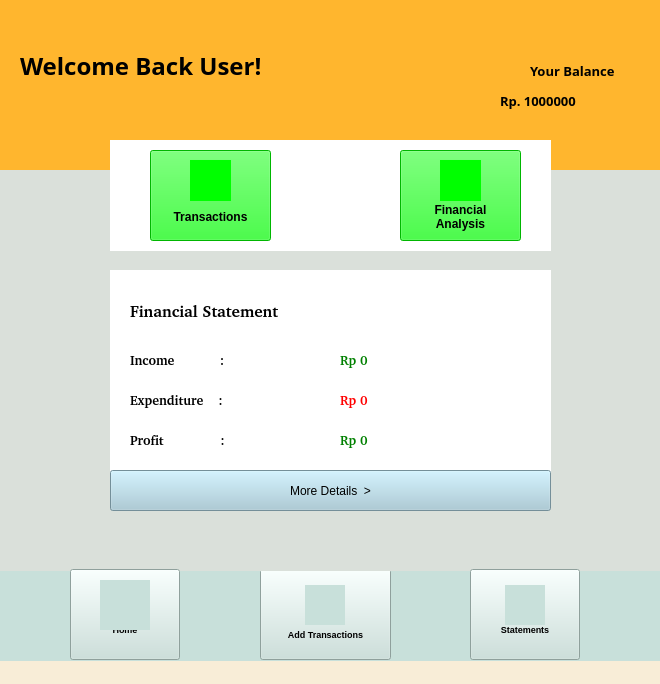
<?xml version="1.0" encoding="UTF-8"?>
<ui version="4.0">
 <class>SignUp</class>
 <widget class="QMainWindow" name="SignUp">
  <property name="geometry">
   <rect>
    <x>0</x>
    <y>0</y>
    <width>660</width>
    <height>684</height>
   </rect>
  </property>
  <property name="windowTitle">
   <string>Sign Up</string>
  </property>
  <property name="styleSheet">
   <string notr="true">background-color: rgb(248, 237, 215);</string>
  </property>
  <widget class="QWidget" name="centralwidget">
   <widget class="QLabel" name="welcomelabel">
    <property name="geometry">
     <rect>
      <x>20</x>
      <y>0</y>
      <width>331</width>
      <height>131</height>
     </rect>
    </property>
    <property name="font">
     <font>
      <family>Gagalin</family>
      <pointsize>18</pointsize>
      <weight>75</weight>
      <bold>true</bold>
     </font>
    </property>
    <property name="layoutDirection">
     <enum>Qt::LeftToRight</enum>
    </property>
    <property name="styleSheet">
     <string notr="true">background-color:rgb(255,182,46);</string>
    </property>
    <property name="text">
     <string>Welcome Back User!</string>
    </property>
   </widget>
   <widget class="QLabel" name="labelun">
    <property name="geometry">
     <rect>
      <x>130</x>
      <y>290</y>
      <width>251</width>
      <height>41</height>
     </rect>
    </property>
    <property name="font">
     <font>
      <family>Champagne &amp; Limousines</family>
      <pointsize>12</pointsize>
      <weight>75</weight>
      <bold>true</bold>
     </font>
    </property>
    <property name="styleSheet">
     <string notr="true">background-color:white;</string>
    </property>
    <property name="text">
     <string>Financial Statement</string>
    </property>
   </widget>
   <widget class="QPushButton" name="transactionButton">
    <property name="geometry">
     <rect>
      <x>150</x>
      <y>150</y>
      <width>121</width>
      <height>91</height>
     </rect>
    </property>
    <property name="font">
     <font>
      <weight>75</weight>
      <bold>true</bold>
     </font>
    </property>
    <property name="styleSheet">
     <string notr="true">background-color: rgb(0,255,0);
</string>
    </property>
    <property name="text">
     <string>


Transactions</string>
    </property>
   </widget>
   <widget class="QLabel" name="balancelabel">
    <property name="geometry">
     <rect>
      <x>530</x>
      <y>50</y>
      <width>121</width>
      <height>41</height>
     </rect>
    </property>
    <property name="font">
     <font>
      <family>Gagalin</family>
      <pointsize>10</pointsize>
      <weight>75</weight>
      <bold>true</bold>
     </font>
    </property>
    <property name="layoutDirection">
     <enum>Qt::LeftToRight</enum>
    </property>
    <property name="styleSheet">
     <string notr="true">background-color:rgb(255,182,46);</string>
    </property>
    <property name="text">
     <string>Your Balance</string>
    </property>
   </widget>
   <widget class="QLabel" name="balancemoney">
    <property name="geometry">
     <rect>
      <x>500</x>
      <y>80</y>
      <width>151</width>
      <height>41</height>
     </rect>
    </property>
    <property name="font">
     <font>
      <family>Gagalin</family>
      <pointsize>10</pointsize>
      <weight>75</weight>
      <bold>true</bold>
     </font>
    </property>
    <property name="layoutDirection">
     <enum>Qt::LeftToRight</enum>
    </property>
    <property name="styleSheet">
     <string notr="true">background-color:rgb(255,182,46);</string>
    </property>
    <property name="text">
     <string>Rp. 1000000</string>
    </property>
   </widget>
   <widget class="QLabel" name="labelun_2">
    <property name="geometry">
     <rect>
      <x>130</x>
      <y>350</y>
      <width>141</width>
      <height>21</height>
     </rect>
    </property>
    <property name="font">
     <font>
      <family>Champagne &amp; Limousines</family>
      <pointsize>10</pointsize>
      <weight>75</weight>
      <bold>true</bold>
     </font>
    </property>
    <property name="styleSheet">
     <string notr="true">background-color:white;</string>
    </property>
    <property name="text">
     <string>Income            :</string>
    </property>
   </widget>
   <widget class="QLabel" name="labelun_3">
    <property name="geometry">
     <rect>
      <x>130</x>
      <y>390</y>
      <width>141</width>
      <height>21</height>
     </rect>
    </property>
    <property name="font">
     <font>
      <family>Champagne &amp; Limousines</family>
      <pointsize>10</pointsize>
      <weight>75</weight>
      <bold>true</bold>
     </font>
    </property>
    <property name="styleSheet">
     <string notr="true">background-color:white;</string>
    </property>
    <property name="text">
     <string>Expenditure    :</string>
    </property>
   </widget>
   <widget class="QLabel" name="labelun_4">
    <property name="geometry">
     <rect>
      <x>130</x>
      <y>430</y>
      <width>151</width>
      <height>21</height>
     </rect>
    </property>
    <property name="font">
     <font>
      <family>Champagne &amp; Limousines</family>
      <pointsize>10</pointsize>
      <weight>75</weight>
      <bold>true</bold>
     </font>
    </property>
    <property name="styleSheet">
     <string notr="true">background-color:white;</string>
    </property>
    <property name="text">
     <string>Profit               :</string>
    </property>
   </widget>
   <widget class="QLabel" name="labelun_5">
    <property name="geometry">
     <rect>
      <x>340</x>
      <y>350</y>
      <width>141</width>
      <height>21</height>
     </rect>
    </property>
    <property name="font">
     <font>
      <family>Champagne &amp; Limousines</family>
      <pointsize>10</pointsize>
      <weight>75</weight>
      <bold>true</bold>
     </font>
    </property>
    <property name="styleSheet">
     <string notr="true">color : green;
background-color:white;</string>
    </property>
    <property name="text">
     <string>Rp 0</string>
    </property>
   </widget>
   <widget class="QLabel" name="labelun_6">
    <property name="geometry">
     <rect>
      <x>340</x>
      <y>430</y>
      <width>141</width>
      <height>21</height>
     </rect>
    </property>
    <property name="font">
     <font>
      <family>Champagne &amp; Limousines</family>
      <pointsize>10</pointsize>
      <weight>75</weight>
      <bold>true</bold>
     </font>
    </property>
    <property name="styleSheet">
     <string notr="true">color:green;
background-color:white;</string>
    </property>
    <property name="text">
     <string>Rp 0</string>
    </property>
   </widget>
   <widget class="QLabel" name="labelun_7">
    <property name="geometry">
     <rect>
      <x>340</x>
      <y>390</y>
      <width>141</width>
      <height>21</height>
     </rect>
    </property>
    <property name="font">
     <font>
      <family>Champagne &amp; Limousines</family>
      <pointsize>10</pointsize>
      <weight>75</weight>
      <bold>true</bold>
     </font>
    </property>
    <property name="styleSheet">
     <string notr="true">color : red;
background-color:white;</string>
    </property>
    <property name="text">
     <string>Rp 0</string>
    </property>
   </widget>
   <widget class="QLabel" name="graphlabel_2">
    <property name="geometry">
     <rect>
      <x>110</x>
      <y>270</y>
      <width>441</width>
      <height>231</height>
     </rect>
    </property>
    <property name="font">
     <font>
      <family>Gagalin</family>
      <pointsize>18</pointsize>
      <weight>75</weight>
      <bold>true</bold>
     </font>
    </property>
    <property name="layoutDirection">
     <enum>Qt::LeftToRight</enum>
    </property>
    <property name="styleSheet">
     <string notr="true">background-color:white;</string>
    </property>
    <property name="text">
     <string/>
    </property>
   </widget>
   <widget class="QLabel" name="graphlabel_3">
    <property name="geometry">
     <rect>
      <x>0</x>
      <y>0</y>
      <width>661</width>
      <height>181</height>
     </rect>
    </property>
    <property name="font">
     <font>
      <family>Gagalin</family>
      <pointsize>18</pointsize>
      <weight>75</weight>
      <bold>true</bold>
     </font>
    </property>
    <property name="layoutDirection">
     <enum>Qt::LeftToRight</enum>
    </property>
    <property name="styleSheet">
     <string notr="true">background-color:rgb(255,182,46);</string>
    </property>
    <property name="text">
     <string/>
    </property>
   </widget>
   <widget class="QLabel" name="graphlabel_4">
    <property name="geometry">
     <rect>
      <x>0</x>
      <y>170</y>
      <width>661</width>
      <height>401</height>
     </rect>
    </property>
    <property name="font">
     <font>
      <family>Gagalin</family>
      <pointsize>18</pointsize>
      <weight>75</weight>
      <bold>true</bold>
     </font>
    </property>
    <property name="layoutDirection">
     <enum>Qt::LeftToRight</enum>
    </property>
    <property name="styleSheet">
     <string notr="true">background-color:rgb(218,224,218);</string>
    </property>
    <property name="text">
     <string/>
    </property>
   </widget>
   <widget class="QLabel" name="graphlabel_5">
    <property name="geometry">
     <rect>
      <x>110</x>
      <y>140</y>
      <width>441</width>
      <height>111</height>
     </rect>
    </property>
    <property name="font">
     <font>
      <family>Gagalin</family>
      <pointsize>18</pointsize>
      <weight>75</weight>
      <bold>true</bold>
     </font>
    </property>
    <property name="layoutDirection">
     <enum>Qt::LeftToRight</enum>
    </property>
    <property name="styleSheet">
     <string notr="true">background-color:white;</string>
    </property>
    <property name="text">
     <string/>
    </property>
   </widget>
   <widget class="QPushButton" name="moreDetailsButton">
    <property name="geometry">
     <rect>
      <x>110</x>
      <y>470</y>
      <width>441</width>
      <height>41</height>
     </rect>
    </property>
    <property name="styleSheet">
     <string notr="true">background-color: rgb(163,200,214);
</string>
    </property>
    <property name="text">
     <string>More Details  &gt;</string>
    </property>
   </widget>
   <widget class="QLabel" name="labelun_8">
    <property name="geometry">
     <rect>
      <x>190</x>
      <y>160</y>
      <width>41</width>
      <height>41</height>
     </rect>
    </property>
    <property name="font">
     <font>
      <family>Champagne &amp; Limousines</family>
      <pointsize>12</pointsize>
      <weight>75</weight>
      <bold>true</bold>
     </font>
    </property>
    <property name="styleSheet">
     <string notr="true">background-color:rgb(0,255,0);
background-image : url(img/transactions.png)</string>
    </property>
    <property name="text">
     <string/>
    </property>
   </widget>
   <widget class="QPushButton" name="finAnalysisButton">
    <property name="geometry">
     <rect>
      <x>400</x>
      <y>150</y>
      <width>121</width>
      <height>91</height>
     </rect>
    </property>
    <property name="font">
     <font>
      <weight>75</weight>
      <bold>true</bold>
     </font>
    </property>
    <property name="styleSheet">
     <string notr="true">background-color: rgb(0,255,0);
</string>
    </property>
    <property name="text">
     <string>


Financial
Analysis</string>
    </property>
   </widget>
   <widget class="QLabel" name="labelun_9">
    <property name="geometry">
     <rect>
      <x>440</x>
      <y>160</y>
      <width>41</width>
      <height>41</height>
     </rect>
    </property>
    <property name="font">
     <font>
      <family>Champagne &amp; Limousines</family>
      <pointsize>12</pointsize>
      <weight>75</weight>
      <bold>true</bold>
     </font>
    </property>
    <property name="styleSheet">
     <string notr="true">background-color:rgb(0,255,0);
background-image : url(img/final.png)</string>
    </property>
    <property name="text">
     <string/>
    </property>
   </widget>
   <widget class="QLabel" name="graphlabel_6">
    <property name="geometry">
     <rect>
      <x>0</x>
      <y>570</y>
      <width>661</width>
      <height>91</height>
     </rect>
    </property>
    <property name="font">
     <font>
      <family>Gagalin</family>
      <pointsize>18</pointsize>
      <weight>75</weight>
      <bold>true</bold>
     </font>
    </property>
    <property name="layoutDirection">
     <enum>Qt::LeftToRight</enum>
    </property>
    <property name="styleSheet">
     <string notr="true">background-color:rgb(200,224,218);</string>
    </property>
    <property name="text">
     <string/>
    </property>
   </widget>
   <widget class="QLabel" name="labelun_10">
    <property name="geometry">
     <rect>
      <x>100</x>
      <y>580</y>
      <width>50</width>
      <height>50</height>
     </rect>
    </property>
    <property name="font">
     <font>
      <family>Champagne &amp; Limousines</family>
      <pointsize>12</pointsize>
      <weight>75</weight>
      <bold>true</bold>
     </font>
    </property>
    <property name="styleSheet">
     <string notr="true">background-color:rgb(200,224,218);
background-image : url(img/homefilled.png)
</string>
    </property>
    <property name="text">
     <string/>
    </property>
   </widget>
   <widget class="QLabel" name="labelun_12">
    <property name="geometry">
     <rect>
      <x>305</x>
      <y>585</y>
      <width>40</width>
      <height>40</height>
     </rect>
    </property>
    <property name="font">
     <font>
      <family>Champagne &amp; Limousines</family>
      <pointsize>12</pointsize>
      <weight>75</weight>
      <bold>true</bold>
     </font>
    </property>
    <property name="styleSheet">
     <string notr="true">background-color:rgb(200,224,218);
background-image : url(img/addnotfilled.png)
</string>
    </property>
    <property name="text">
     <string/>
    </property>
   </widget>
   <widget class="QPushButton" name="homeButton">
    <property name="geometry">
     <rect>
      <x>70</x>
      <y>569</y>
      <width>110</width>
      <height>91</height>
     </rect>
    </property>
    <property name="font">
     <font>
      <pointsize>7</pointsize>
      <weight>75</weight>
      <bold>true</bold>
     </font>
    </property>
    <property name="styleSheet">
     <string notr="true">background-color:rgb(200,224,218);</string>
    </property>
    <property name="text">
     <string>


Home</string>
    </property>
   </widget>
   <widget class="QPushButton" name="addTransactionButton">
    <property name="geometry">
     <rect>
      <x>260</x>
      <y>569</y>
      <width>131</width>
      <height>91</height>
     </rect>
    </property>
    <property name="font">
     <font>
      <pointsize>7</pointsize>
      <weight>75</weight>
      <bold>true</bold>
     </font>
    </property>
    <property name="styleSheet">
     <string notr="true">background-color:rgb(200,224,218);</string>
    </property>
    <property name="text">
     <string>



Add Transactions</string>
    </property>
   </widget>
   <widget class="QPushButton" name="statementsButton">
    <property name="geometry">
     <rect>
      <x>470</x>
      <y>569</y>
      <width>110</width>
      <height>91</height>
     </rect>
    </property>
    <property name="font">
     <font>
      <pointsize>7</pointsize>
      <weight>75</weight>
      <bold>true</bold>
     </font>
    </property>
    <property name="styleSheet">
     <string notr="true">background-color:rgb(200,224,218);</string>
    </property>
    <property name="text">
     <string>


Statements</string>
    </property>
   </widget>
   <widget class="QLabel" name="labelun_13">
    <property name="geometry">
     <rect>
      <x>505</x>
      <y>585</y>
      <width>40</width>
      <height>40</height>
     </rect>
    </property>
    <property name="font">
     <font>
      <family>Champagne &amp; Limousines</family>
      <pointsize>12</pointsize>
      <weight>75</weight>
      <bold>true</bold>
     </font>
    </property>
    <property name="styleSheet">
     <string notr="true">background-color:rgb(200,224,218);
background-image : url(img/notes.png)
</string>
    </property>
    <property name="text">
     <string/>
    </property>
   </widget>
   <zorder>graphlabel_6</zorder>
   <zorder>addTransactionButton</zorder>
   <zorder>graphlabel_3</zorder>
   <zorder>graphlabel_4</zorder>
   <zorder>graphlabel_5</zorder>
   <zorder>graphlabel_2</zorder>
   <zorder>welcomelabel</zorder>
   <zorder>labelun</zorder>
   <zorder>transactionButton</zorder>
   <zorder>balancelabel</zorder>
   <zorder>balancemoney</zorder>
   <zorder>labelun_2</zorder>
   <zorder>labelun_3</zorder>
   <zorder>labelun_4</zorder>
   <zorder>labelun_5</zorder>
   <zorder>labelun_6</zorder>
   <zorder>labelun_7</zorder>
   <zorder>moreDetailsButton</zorder>
   <zorder>labelun_8</zorder>
   <zorder>finAnalysisButton</zorder>
   <zorder>labelun_9</zorder>
   <zorder>homeButton</zorder>
   <zorder>labelun_10</zorder>
   <zorder>labelun_12</zorder>
   <zorder>statementsButton</zorder>
   <zorder>labelun_13</zorder>
  </widget>
  <widget class="QStatusBar" name="statusbar"/>
 </widget>
 <resources/>
 <connections/>
</ui>
